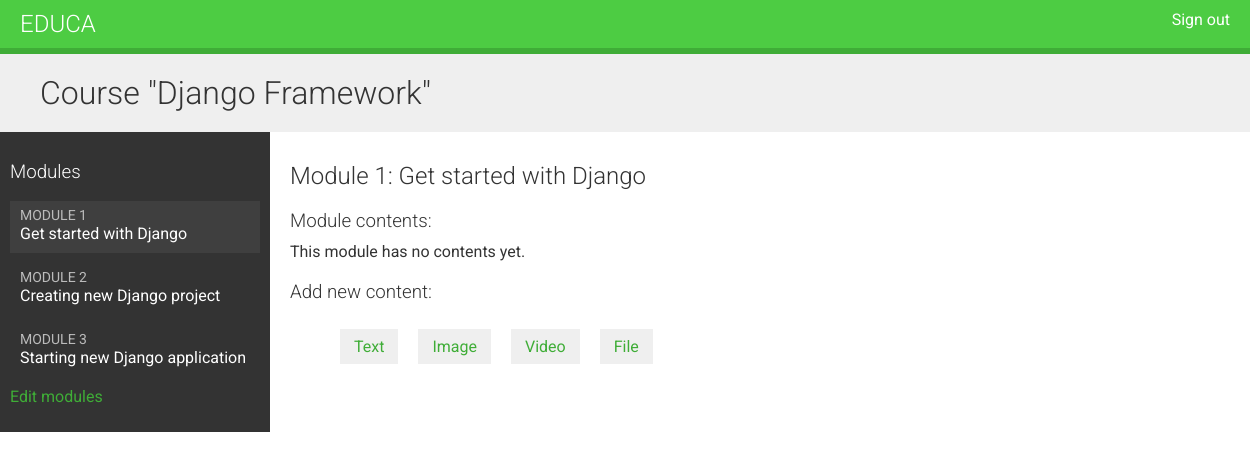
The page /course/module/1/ (signed in) on the database as committed earlier.
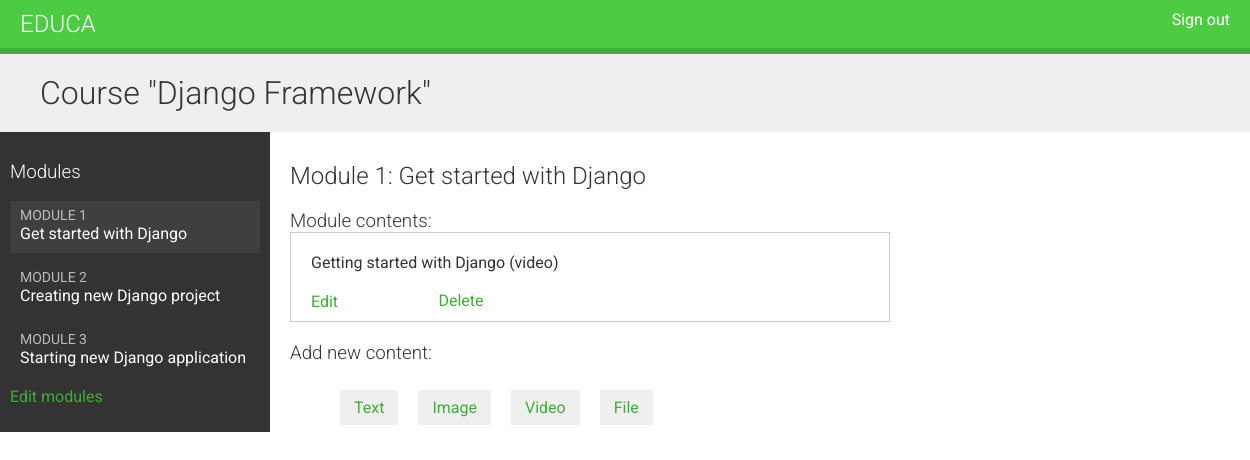
The same page on the database as committed later.
### courses/models.py (models this page shows, shortened)
class Course(models.Model):
    owner = models.ForeignKey(User,
                              related_name='courses_created',
                              on_delete=models.CASCADE)
    subject = models.ForeignKey(Subject,
                                related_name='courses',
                                on_delete=models.CASCADE)
    title = models.CharField(max_length=200)
    slug = models.SlugField(max_length=200, unique=True)
    overview = models.TextField()
    created = models.DateTimeField(auto_now_add=True)
    students = models.ManyToManyField(User,
                                      related_name='courses_joined',
                                      blank=True)
    class Meta:
        ordering = ['-created']

class Module(models.Model):
    course = models.ForeignKey(Course,
                               related_name='modules',
                               on_delete=models.CASCADE)
    title = models.CharField(max_length=200)
    description = models.TextField(blank=True)
    order = OrderField(blank=True, for_fields=['course'])
    class Meta:
        ordering = ['order']

class Content(models.Model):
    module = models.ForeignKey(Module,
                               related_name='contents',
                               on_delete=models.CASCADE)
    content_type = models.ForeignKey(ContentType,
                                     on_delete=models.CASCADE,
                                     limit_choices_to={'model__in': (
                                         'text',
                                         'video',
                                         'image',
                                         'file')})
    object_id = models.PositiveIntegerField()
    item = GenericForeignKey('content_type', 'object_id')
    order = OrderField(blank=True, for_fields=['module'])
    class Meta:
        ordering = ['order']

class ItemBase(models.Model):
    owner = models.ForeignKey(User,
                              related_name='%(class)s_related',
                              on_delete=models.CASCADE)
    title = models.CharField(max_length=250)
    created = models.DateTimeField(auto_now_add=True)
    updated = models.DateTimeField(auto_now=True)
    class Meta:
        abstract = True
    def __str__(self):
        return self.title

class Video(ItemBase):
    url = models.URLField()

### courses/views.py (the view)
class ModuleContentListView(TemplateResponseMixin, View):
    template_name = 'courses/manage/module/content_list.html'
    def get(self, request: HttpRequest, module_id: Any) -> HttpResponse:
        module = get_object_or_404(Module,
                                   id=module_id,
                                   course__owner=request.user)
        return self.render_to_response({'module': module})

### courses/templatetags/course.py (called while the page is built)
@register.filter
def model_name(obj):
    try:
        return obj._meta.model_name
    except AttributeError:
        return None

### courses/templates/courses/manage/module/content_list.html (shortened to what this page needs)
{% extends "base.html" %}
{% load course %}
{% block content %}
    {% with course=module.course %}
        <h1>Course "{{ course.title }}"</h1>
        <div class="contents">
            <h3>Modules</h3>
            <ul id="modules">
                {% for m in course.modules.all %}
                    <li data-id="{{ m.id }}" {% if m == module %} class="selected" {% endif %}>
                        <a href="{% url "module_content_list" m.id %}">
                            <span>
                                Module <span class="order">{{ m.order|add:1 }}</span>
                            </span>
                            <br>
                            {{ m.title }}
                        </a>
                    </li>
                {% empty %}
                    <li>No modules yet.</li>
                {% endfor %}
            </ul>
            <p><a href="{% url "course_module_update" course.id %}">
                Edit modules
            </a></p>
        </div>
        <div class="module">
            <h2>Module {{ module.order|add:1 }}: {{ module.title }}</h2>
            <h3>Module contents:</h3>
            <div id="module-contents">
                {% for content in module.contents.all %}
                    <div data-id="{{ content.id }}">
                        {% with item=content.item %}
                            <p>{{ item }} ({{ item|model_name }})</p>
                            <a href="{% url "module_content_update" module.id item|model_name item.id %}">
                                Edit
                            </a>
                            <form action="{% url "module_content_delete" content.id %}" method="post">
                                <input type="submit" value="Delete">
                            </form>
                        {% endwith %}
                    </div>
                {% empty %}
                    <p>This module has no contents yet.</p>
                {% endfor %}
            </div>
            <h3>Add new content:</h3>
            <ul class="content-types">
                <li>
                    <a href="{% url "module_content_create" module.id "text" %}">
                        Text
                    </a>
                </li>
                <li>
                    <a href="{% url "module_content_create" module.id "image" %}">
                        Image
                    </a>
                </li>
                <li>
                    <a href="{% url "module_content_create" module.id "video" %}">
                        Video
                    </a>
                </li>
                <li>
                    <a href="{% url "module_content_create" module.id "file" %}">
                        File
                    </a>
                </li>
            </ul>
        </div>
    {% endwith %}
{% endblock content %}

### courses/templates/base.html (shortened to what this page needs)
{% load static %}
<!DOCTYPE html>
<html>
    <head>
        <link rel="stylesheet" href="{% static "css/base.css" %}">
    </head>
    <body>
        <div id="header">
            <a href="/" class="logo">Educa</a>
            <ul class="menu">
                {% if request.user.is_authenticated %}
                    <li><a href="{% url "logout" %}">Sign out</a></li>
                {% else %}
                    <li><a href="{% url "login" %}">Sign in</a></li>
                {% endif %}
            </ul>
        </div>
        <div id="content">
            {% block content %}
            {% endblock content %}
        </div>
    </body>
</html>

### courses/static/css/base.css (style rules this page uses)
body { margin:0; font-family:'Roboto', sans-serif; font-weight:400; color:#333; }
a { color:#3fad37; text-decoration:none; }
ul { float:left; }
h1, h2, h3, h4, h5, h6 { font-family:'Roboto', sans-serif; font-weight:300; }
h1 { background:#efefef; width:100%; overflow:auto; padding:20px 0 20px 40px; margin:0; }
.module { padding:10px 20px; float:left; width:600px; }
.module h3 { margin:20px 0 0; padding:0; width:100%; }
.module p { margin:10px 0 20px; width:100%; float:left; }
#header { background:#4dcc43; overflow:auto; padding:10px 20px; border-bottom:6px solid #3fad37; }
#header .logo { text-decoration:none; font-family:'Roboto', sans-serif; font-weight:300; text-transform:uppercase; font-size:24px; color:#fff; float:left; }
#header a { color:#fff; }
#header .menu { list-style:none; float:right; margin:0; padding:0; }
.contents { width:20%; padding:10px; float:left; background:#333; color: #fff; font-family:'Roboto', sans-serif; }
.contents ul { list-style:none; margin:0; padding:0; width:100%; }
.contents ul li { margin:0 0 10px 0; padding:4px 10px 10px; overflow:auto; cursor:move; }
.contents ul li.selected { background:#3f3f3f; }
.contents ul span { text-transform:uppercase; color:#bbb; font-size:14px; }
.contents ul a { display:block; color:#fff; text-decoration:none; }
ul.content-types li { list-style:none; float:left; margin:10px; background:#efefef; padding:8px 14px; }
input, select, textarea { border:1px solid #ccc; border-bottom:3px solid #ccc; padding:8px 12px; font-size:16px; font-family:'Roboto', sans-serif; float:left; clear:both; width:300px; }
input[type=submit], a.button { border-radius:5px; background:#4dcc43; color:#fff; font-size:16px; text-transform:uppercase; border:none; padding:10px 20px; margin:20px 0; }
#module-contents div { padding:10px 20px; border:1px solid #ccc; background:#fff }
#module-contents form { margin:0; padding:0; }
#module-contents input[type=submit] { color:#3fad37; background:none; margin:-20px 0 0; padding:0; float:left; text-transform:none; }

Rows that differ between the two databases and show on the page:
added Content: item "Getting started with Django", item|model_name "video"
Other text that changed with them:
text no longer shown: "This module has no contents yet."
